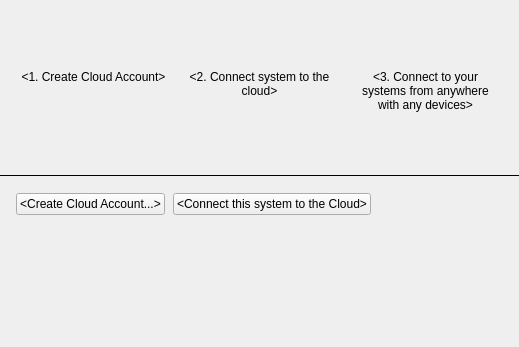
<?xml version="1.0" encoding="UTF-8"?>
<ui version="4.0">
 <class>CloudManagementWidget</class>
 <widget class="QWidget" name="CloudManagementWidget">
  <property name="geometry">
   <rect>
    <x>0</x>
    <y>0</y>
    <width>519</width>
    <height>347</height>
   </rect>
  </property>
  <layout class="QVBoxLayout" name="verticalLayout">
   <property name="spacing">
    <number>0</number>
   </property>
   <property name="leftMargin">
    <number>0</number>
   </property>
   <property name="topMargin">
    <number>0</number>
   </property>
   <property name="rightMargin">
    <number>0</number>
   </property>
   <property name="bottomMargin">
    <number>0</number>
   </property>
   <item>
    <widget class="QStackedWidget" name="stackedWidget">
     <property name="currentIndex">
      <number>0</number>
     </property>
     <widget class="QWidget" name="notLinkedPage">
      <layout class="QVBoxLayout" name="verticalLayout_2">
       <property name="spacing">
        <number>0</number>
       </property>
       <property name="leftMargin">
        <number>0</number>
       </property>
       <property name="topMargin">
        <number>0</number>
       </property>
       <property name="rightMargin">
        <number>0</number>
       </property>
       <property name="bottomMargin">
        <number>0</number>
       </property>
       <item>
        <widget class="QnPanel" name="introWidget" native="true">
         <layout class="QGridLayout" name="introLayout" columnstretch="1,0,1,0,1">
          <property name="leftMargin">
           <number>20</number>
          </property>
          <property name="topMargin">
           <number>40</number>
          </property>
          <property name="rightMargin">
           <number>20</number>
          </property>
          <property name="bottomMargin">
           <number>16</number>
          </property>
          <property name="verticalSpacing">
           <number>16</number>
          </property>
          <item row="0" column="3" rowspan="2">
           <widget class="QLabel" name="arrow2Label">
            <property name="text">
             <string notr="true"/>
            </property>
           </widget>
          </item>
          <item row="0" column="1" rowspan="2">
           <widget class="QLabel" name="arrow1Label">
            <property name="text">
             <string notr="true"/>
            </property>
           </widget>
          </item>
          <item row="1" column="2">
           <widget class="QLabel" name="promo2TextLabel">
            <property name="text">
             <string notr="true">&lt;2. Connect system
to the cloud&gt;</string>
            </property>
            <property name="alignment">
             <set>Qt::AlignHCenter|Qt::AlignTop</set>
            </property>
            <property name="wordWrap">
             <bool>true</bool>
            </property>
           </widget>
          </item>
          <item row="1" column="4">
           <widget class="QLabel" name="promo3TextLabel">
            <property name="text">
             <string notr="true">&lt;3. Connect to your systems
from anywhere with any
devices&gt;</string>
            </property>
            <property name="alignment">
             <set>Qt::AlignHCenter|Qt::AlignTop</set>
            </property>
            <property name="wordWrap">
             <bool>true</bool>
            </property>
           </widget>
          </item>
          <item row="0" column="2">
           <widget class="QLabel" name="promo2Label">
            <property name="text">
             <string/>
            </property>
            <property name="alignment">
             <set>Qt::AlignCenter</set>
            </property>
           </widget>
          </item>
          <item row="3" column="0" colspan="5">
           <widget class="QLabel" name="learnMoreLabel">
            <property name="text">
             <string notr="true">&lt;Learn more about the cloud&gt;</string>
            </property>
            <property name="alignment">
             <set>Qt::AlignCenter</set>
            </property>
            <property name="openExternalLinks">
             <bool>true</bool>
            </property>
           </widget>
          </item>
          <item row="0" column="4">
           <widget class="QLabel" name="promo3Label">
            <property name="text">
             <string/>
            </property>
            <property name="alignment">
             <set>Qt::AlignCenter</set>
            </property>
           </widget>
          </item>
          <item row="0" column="0">
           <widget class="QLabel" name="promo1Label">
            <property name="text">
             <string/>
            </property>
            <property name="alignment">
             <set>Qt::AlignCenter</set>
            </property>
           </widget>
          </item>
          <item row="1" column="0">
           <widget class="QLabel" name="promo1TextLabel">
            <property name="text">
             <string notr="true">&lt;1. Create
Cloud Account&gt;</string>
            </property>
            <property name="alignment">
             <set>Qt::AlignHCenter|Qt::AlignTop</set>
            </property>
            <property name="wordWrap">
             <bool>true</bool>
            </property>
           </widget>
          </item>
          <item row="2" column="0" colspan="5">
           <spacer name="introSpacer">
            <property name="orientation">
             <enum>Qt::Vertical</enum>
            </property>
            <property name="sizeType">
             <enum>QSizePolicy::Fixed</enum>
            </property>
            <property name="sizeHint" stdset="0">
             <size>
              <width>20</width>
              <height>16</height>
             </size>
            </property>
           </spacer>
          </item>
         </layout>
        </widget>
       </item>
       <item>
        <widget class="Line" name="line">
         <property name="frameShadow">
          <enum>QFrame::Plain</enum>
         </property>
         <property name="orientation">
          <enum>Qt::Horizontal</enum>
         </property>
        </widget>
       </item>
       <item>
        <layout class="QHBoxLayout" name="horizontalLayout_2">
         <property name="spacing">
          <number>8</number>
         </property>
         <property name="leftMargin">
          <number>16</number>
         </property>
         <property name="topMargin">
          <number>16</number>
         </property>
         <property name="rightMargin">
          <number>16</number>
         </property>
         <property name="bottomMargin">
          <number>16</number>
         </property>
         <item>
          <widget class="QPushButton" name="createAccountButton">
           <property name="text">
            <string notr="true">&lt;Create Cloud Account...&gt;</string>
           </property>
          </widget>
         </item>
         <item>
          <widget class="QPushButton" name="linkButton">
           <property name="text">
            <string notr="true">&lt;Connect this system to the Cloud&gt;</string>
           </property>
          </widget>
         </item>
         <item>
          <spacer name="horizontalSpacer_2">
           <property name="orientation">
            <enum>Qt::Horizontal</enum>
           </property>
           <property name="sizeHint" stdset="0">
            <size>
             <width>40</width>
             <height>20</height>
            </size>
           </property>
          </spacer>
         </item>
        </layout>
       </item>
       <item>
        <spacer name="verticalSpacer">
         <property name="orientation">
          <enum>Qt::Vertical</enum>
         </property>
         <property name="sizeHint" stdset="0">
          <size>
           <width>20</width>
           <height>40</height>
          </size>
         </property>
        </spacer>
       </item>
      </layout>
     </widget>
     <widget class="QWidget" name="linkedPage">
      <layout class="QVBoxLayout" name="verticalLayout_4">
       <property name="spacing">
        <number>0</number>
       </property>
       <property name="leftMargin">
        <number>0</number>
       </property>
       <property name="topMargin">
        <number>0</number>
       </property>
       <property name="rightMargin">
        <number>0</number>
       </property>
       <property name="bottomMargin">
        <number>0</number>
       </property>
       <item>
        <widget class="QnPanel" name="linkedAccountInfoWidget" native="true">
         <layout class="QVBoxLayout" name="verticalLayout_5">
          <property name="spacing">
           <number>8</number>
          </property>
          <property name="leftMargin">
           <number>16</number>
          </property>
          <property name="topMargin">
           <number>16</number>
          </property>
          <property name="rightMargin">
           <number>16</number>
          </property>
          <property name="bottomMargin">
           <number>16</number>
          </property>
          <item>
           <widget class="QLabel" name="linkedHintLabel">
            <property name="text">
             <string notr="true">This system is connected to</string>
            </property>
           </widget>
          </item>
          <item>
           <widget class="QLabel" name="accountLabel">
            <property name="text">
             <string notr="true">&lt;Here account name will be displayed&gt;</string>
            </property>
           </widget>
          </item>
         </layout>
        </widget>
       </item>
       <item>
        <widget class="Line" name="line_2">
         <property name="frameShadow">
          <enum>QFrame::Plain</enum>
         </property>
         <property name="orientation">
          <enum>Qt::Horizontal</enum>
         </property>
        </widget>
       </item>
       <item>
        <layout class="QHBoxLayout" name="horizontalLayout">
         <property name="spacing">
          <number>8</number>
         </property>
         <property name="leftMargin">
          <number>16</number>
         </property>
         <property name="topMargin">
          <number>16</number>
         </property>
         <property name="rightMargin">
          <number>16</number>
         </property>
         <property name="bottomMargin">
          <number>16</number>
         </property>
         <item>
          <widget class="QPushButton" name="unlinkButton">
           <property name="text">
            <string notr="true">&lt;Break the link&gt;</string>
           </property>
          </widget>
         </item>
         <item>
          <widget class="QPushButton" name="goToCloudButton">
           <property name="text">
            <string notr="true">&lt;Go to Cloud Portal&gt;</string>
           </property>
          </widget>
         </item>
         <item>
          <spacer name="horizontalSpacer">
           <property name="orientation">
            <enum>Qt::Horizontal</enum>
           </property>
           <property name="sizeHint" stdset="0">
            <size>
             <width>40</width>
             <height>20</height>
            </size>
           </property>
          </spacer>
         </item>
        </layout>
       </item>
       <item>
        <spacer name="verticalSpacer_2">
         <property name="orientation">
          <enum>Qt::Vertical</enum>
         </property>
         <property name="sizeHint" stdset="0">
          <size>
           <width>20</width>
           <height>256</height>
          </size>
         </property>
        </spacer>
       </item>
      </layout>
     </widget>
    </widget>
   </item>
  </layout>
 </widget>
 <customwidgets>
  <customwidget>
   <class>QnPanel</class>
   <extends>QWidget</extends>
   <header location="global">ui/widgets/common/panel.h</header>
   <container>1</container>
  </customwidget>
 </customwidgets>
 <resources/>
 <connections/>
</ui>
